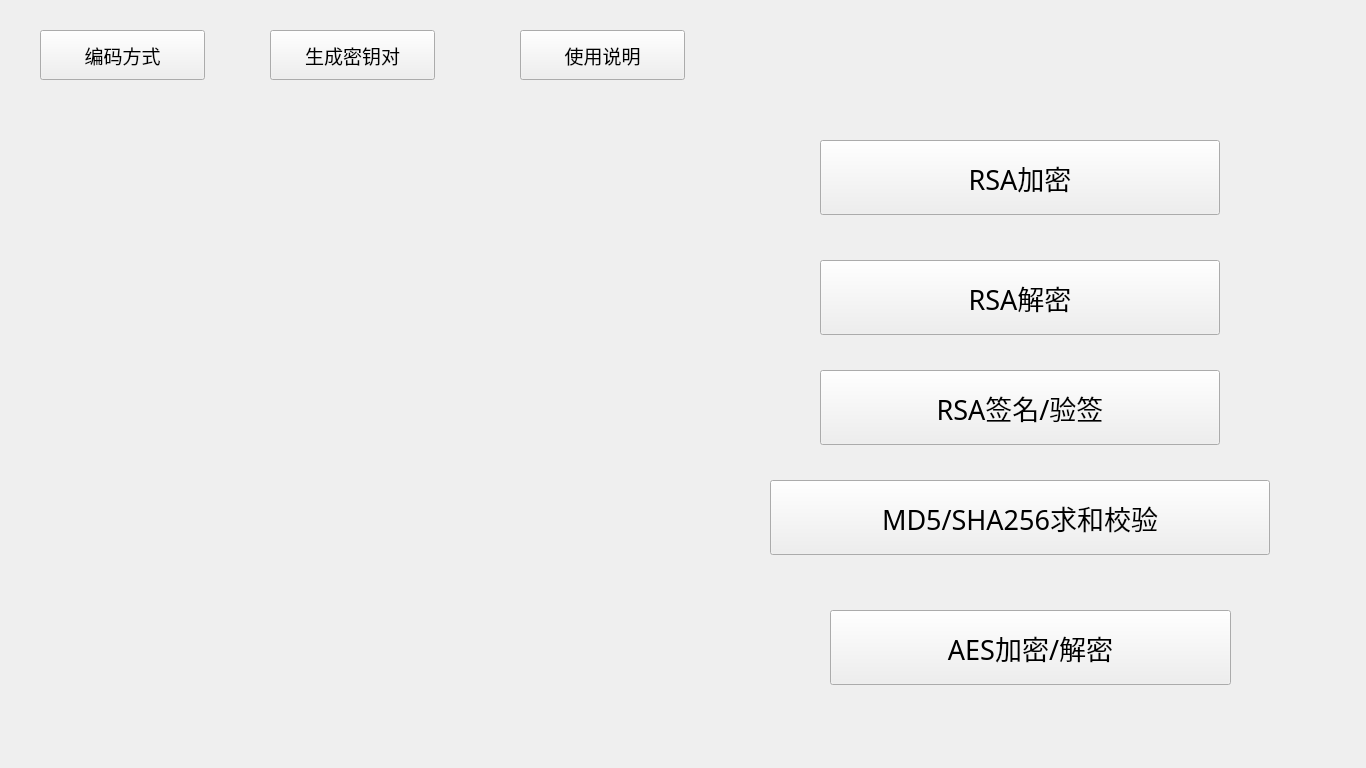
<?xml version="1.0" encoding="UTF-8"?>
<ui version="4.0">
 <class>SuperEncoder</class>
 <widget class="QWidget" name="SuperEncoder">
  <property name="geometry">
   <rect>
    <x>0</x>
    <y>0</y>
    <width>1366</width>
    <height>768</height>
   </rect>
  </property>
  <property name="sizePolicy">
   <sizepolicy hsizetype="Fixed" vsizetype="Fixed">
    <horstretch>0</horstretch>
    <verstretch>0</verstretch>
   </sizepolicy>
  </property>
  <property name="windowTitle">
   <string>SuperEncoder</string>
  </property>
  <widget class="QPushButton" name="charset">
   <property name="geometry">
    <rect>
     <x>40</x>
     <y>30</y>
     <width>165</width>
     <height>50</height>
    </rect>
   </property>
   <property name="sizePolicy">
    <sizepolicy hsizetype="Fixed" vsizetype="Fixed">
     <horstretch>0</horstretch>
     <verstretch>0</verstretch>
    </sizepolicy>
   </property>
   <property name="font">
    <font>
     <family>等线</family>
     <pointsize>14</pointsize>
    </font>
   </property>
   <property name="text">
    <string>编码方式</string>
   </property>
  </widget>
  <widget class="QPushButton" name="genkey">
   <property name="geometry">
    <rect>
     <x>270</x>
     <y>30</y>
     <width>165</width>
     <height>50</height>
    </rect>
   </property>
   <property name="sizePolicy">
    <sizepolicy hsizetype="Fixed" vsizetype="Fixed">
     <horstretch>0</horstretch>
     <verstretch>0</verstretch>
    </sizepolicy>
   </property>
   <property name="font">
    <font>
     <family>等线</family>
     <pointsize>14</pointsize>
    </font>
   </property>
   <property name="text">
    <string>生成密钥对</string>
   </property>
  </widget>
  <widget class="QPushButton" name="instruction">
   <property name="geometry">
    <rect>
     <x>520</x>
     <y>30</y>
     <width>165</width>
     <height>50</height>
    </rect>
   </property>
   <property name="sizePolicy">
    <sizepolicy hsizetype="Fixed" vsizetype="Fixed">
     <horstretch>0</horstretch>
     <verstretch>0</verstretch>
    </sizepolicy>
   </property>
   <property name="font">
    <font>
     <family>等线</family>
     <pointsize>14</pointsize>
    </font>
   </property>
   <property name="text">
    <string>使用说明</string>
   </property>
  </widget>
  <widget class="QLabel" name="label">
   <property name="geometry">
    <rect>
     <x>130</x>
     <y>180</y>
     <width>512</width>
     <height>512</height>
    </rect>
   </property>
   <property name="sizePolicy">
    <sizepolicy hsizetype="Fixed" vsizetype="Fixed">
     <horstretch>0</horstretch>
     <verstretch>0</verstretch>
    </sizepolicy>
   </property>
   <property name="styleSheet">
    <string notr="true">image: url(:/newPrefix/1.jpg);</string>
   </property>
   <property name="text">
    <string/>
   </property>
  </widget>
  <widget class="QPushButton" name="RSA_encode">
   <property name="geometry">
    <rect>
     <x>820</x>
     <y>140</y>
     <width>400</width>
     <height>75</height>
    </rect>
   </property>
   <property name="sizePolicy">
    <sizepolicy hsizetype="Fixed" vsizetype="Fixed">
     <horstretch>0</horstretch>
     <verstretch>0</verstretch>
    </sizepolicy>
   </property>
   <property name="font">
    <font>
     <family>等线</family>
     <pointsize>20</pointsize>
    </font>
   </property>
   <property name="text">
    <string>RSA加密</string>
   </property>
  </widget>
  <widget class="QPushButton" name="RSA_decode">
   <property name="geometry">
    <rect>
     <x>820</x>
     <y>260</y>
     <width>400</width>
     <height>75</height>
    </rect>
   </property>
   <property name="sizePolicy">
    <sizepolicy hsizetype="Fixed" vsizetype="Fixed">
     <horstretch>0</horstretch>
     <verstretch>0</verstretch>
    </sizepolicy>
   </property>
   <property name="font">
    <font>
     <family>等线</family>
     <pointsize>20</pointsize>
    </font>
   </property>
   <property name="text">
    <string>RSA解密</string>
   </property>
  </widget>
  <widget class="QPushButton" name="sumup">
   <property name="geometry">
    <rect>
     <x>770</x>
     <y>480</y>
     <width>500</width>
     <height>75</height>
    </rect>
   </property>
   <property name="sizePolicy">
    <sizepolicy hsizetype="Fixed" vsizetype="Fixed">
     <horstretch>0</horstretch>
     <verstretch>0</verstretch>
    </sizepolicy>
   </property>
   <property name="font">
    <font>
     <family>等线</family>
     <pointsize>20</pointsize>
    </font>
   </property>
   <property name="text">
    <string>MD5/SHA256求和校验</string>
   </property>
  </widget>
  <widget class="QPushButton" name="aes">
   <property name="geometry">
    <rect>
     <x>830</x>
     <y>610</y>
     <width>401</width>
     <height>75</height>
    </rect>
   </property>
   <property name="sizePolicy">
    <sizepolicy hsizetype="Fixed" vsizetype="Fixed">
     <horstretch>0</horstretch>
     <verstretch>0</verstretch>
    </sizepolicy>
   </property>
   <property name="font">
    <font>
     <family>等线</family>
     <pointsize>20</pointsize>
    </font>
   </property>
   <property name="text">
    <string>AES加密/解密</string>
   </property>
  </widget>
  <widget class="QPushButton" name="RSA_verification">
   <property name="geometry">
    <rect>
     <x>820</x>
     <y>370</y>
     <width>400</width>
     <height>75</height>
    </rect>
   </property>
   <property name="sizePolicy">
    <sizepolicy hsizetype="Fixed" vsizetype="Fixed">
     <horstretch>0</horstretch>
     <verstretch>0</verstretch>
    </sizepolicy>
   </property>
   <property name="font">
    <font>
     <family>等线</family>
     <pointsize>20</pointsize>
    </font>
   </property>
   <property name="text">
    <string>RSA签名/验签</string>
   </property>
  </widget>
 </widget>
 <resources>
  <include location="picture1.qrc"/>
 </resources>
 <connections/>
</ui>
